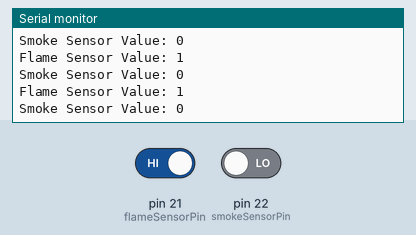
Recording of a sketch running on a simulated Arduino Mega 2560, built with avr-gcc and run on an emulated ATmega2560. Parts: the last lines printed to the serial monitor. Inputs (shaded band) come from the test bench; at power-on: pin 21 (flameSensorPin) HIGH, pin 22 (smokeSensorPin) LOW. No radio packets arrive unless stated.

Above: at 1.2 s.
1.3 s: pin 21 (flameSensorPin) driven LOW
At 1.56 s:
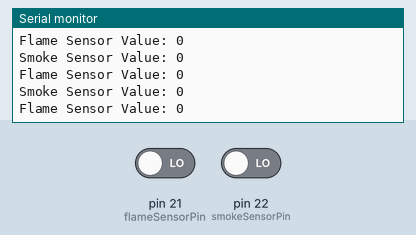
2.8 s: pin 22 (smokeSensorPin) driven HIGH
At 2.86 s:
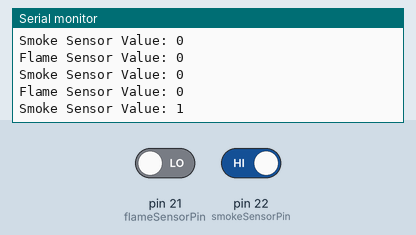

Measured:
- after the input at 1.3 s, the serial monitor: prints a new line at once (image 1)
- after the input at 2.8 s, the serial monitor: prints a new line after 0.05 s (image 2)

The sketch:

lora_sender_shivam.ino
```cpp
#include <LoRa.h>
#include <SPI.h>

#define ss 5
#define rst 14
#define dio0 2
#define flameSensorPin 21
#define smokeSensorPin 22
//#define buzzerPin 23

void setup() {
  Serial.begin(115200);
  while (!Serial);

  LoRa.setPins(ss, rst, dio0);

  while (!LoRa.begin(433E6)) {
    Serial.println(".");
    delay(500);
  }
  LoRa.setSyncWord(0xA5);
  Serial.println("LoRa Initializing OK!");

  pinMode(flameSensorPin, INPUT);
  pinMode(smokeSensorPin, INPUT);
  //pinMode(buzzerPin, OUTPUT);
}

void loop() {
  // Read the flame sensor and smoke sensor
  int flameValue = digitalRead(flameSensorPin);
  int smokeValue = digitalRead(smokeSensorPin);

  Serial.print("Flame Sensor Value: ");
  Serial.println(flameValue);
  Serial.print("Smoke Sensor Value: ");
  Serial.println(smokeValue);

  // Activate buzzer if either flame or smoke is detected
/*  if (flameValue == LOW || smokeValue == LOW) {
    digitalWrite(buzzerPin, HIGH);
    delay(500);  // Buzzer on for 500 milliseconds
    digitalWrite(buzzerPin, LOW);
  }*/

  // Send binary values to the receiver
  LoRa.beginPacket();
  LoRa.write(flameValue);
  LoRa.write(smokeValue);
  LoRa.endPacket();

  delay(1);
}
```
